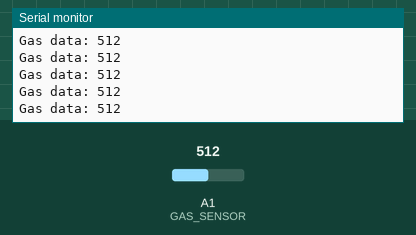
This sketch was run on a simulated Arduino Uno, built with avr-gcc and run on an emulated ATmega328P. On the bench: the last lines printed to the serial monitor. The test bench sets the inputs (shaded band); at power-on: A1 (GAS_SENSOR) = 512.

Above: at 1.2 s.
1.3 s: A1 (GAS_SENSOR) set to 716
At 1.8 s:
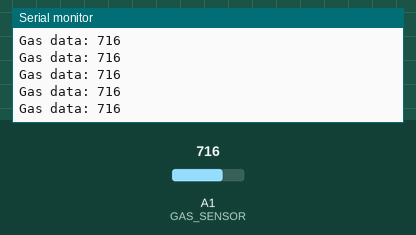
2.8 s: A1 (GAS_SENSOR) set to 900
At 3.8 s:
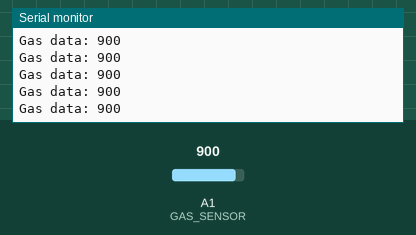
Timing chart, 0 to 5.8 s (numbered marks = the images above; inputs shaded):
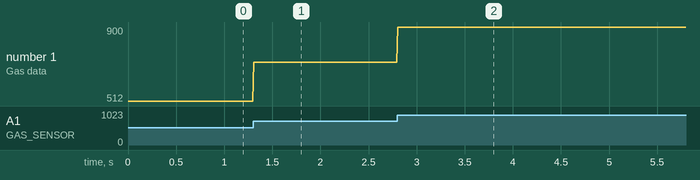

Measured:
- after the input at 1.3 s, the serial monitor: prints a new line at once (image 1)
- after the input at 2.8 s, the serial monitor: prints a new line at once (image 2)
- plotted number 1: 512 → 716 after the input at 1.3 s, 716 → 900 after the input at 2.8 s

The sketch:

gas_sensor_test.ino
```cpp
#define GAS_SENSOR 15

void setup() {
  // put your setup code here, to run once:
  Serial.begin(115200);
  pinMode(GAS_SENSOR, INPUT);
}

void loop() {
  // put your main code here, to run repeatedly:

  int gas_sensor_state = analogRead(GAS_SENSOR);
  Serial.print("Gas data: ");
  Serial.println(gas_sensor_state);
  delay(10);
}
```
